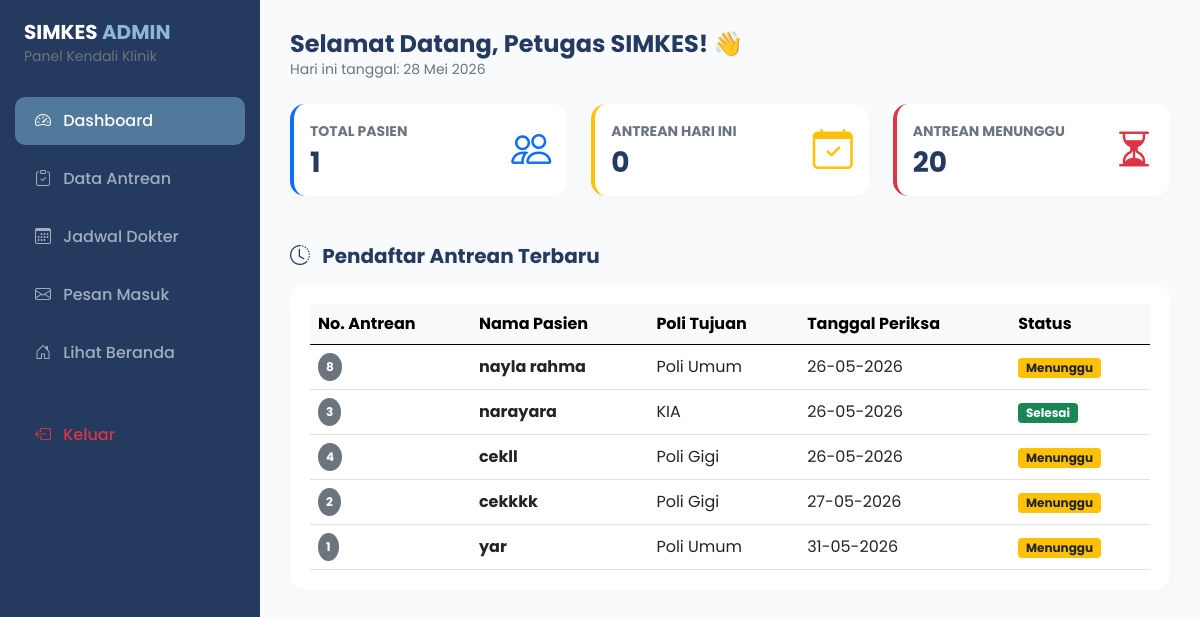
Page /admin/dashboard.php (signed in) on the committed database.
### tables this page shows
CREATE TABLE `booking` (
  `id_booking` int(11) NOT NULL,
  `nama` varchar(100) DEFAULT NULL,
  `nik` varchar(20) DEFAULT NULL,
  `no_hp` varchar(20) DEFAULT NULL,
  `tanggal` date DEFAULT NULL,
  `poli` varchar(50) DEFAULT NULL,
  `keluhan` text DEFAULT NULL,
  `nomor_antrian` int(11) DEFAULT NULL,
  `status` enum('menunggu','selesai') DEFAULT 'menunggu'
);

### admin/dashboard.php (the view, shortened to what this page needs)
<?php
include '../config/koneksi.php';
function formatTanggalIndonesia($tanggal)
{
    $bulan = [
        1 => 'Januari',
        2 => 'Februari',
        3 => 'Maret',
        4 => 'April',
        5 => 'Mei',
        6 => 'Juni',
        7 => 'Juli',
        8 => 'Agustus',
        9 => 'September',
        10 => 'Oktober',
        11 => 'November',
        12 => 'Desember',
    ];
    $ts = strtotime($tanggal);
    return date('d', $ts) . ' ' . $bulan[(int) date('n', $ts)] . ' ' . date('Y', $ts);
}
$query_pasien = mysqli_query($conn, "SELECT COUNT(*) as total FROM users WHERE role = 'pasien'");
$data_pasien = mysqli_fetch_assoc($query_pasien);
$hari_ini = date('Y-m-d');
$query_booking = mysqli_query($conn, "SELECT COUNT(*) as total FROM booking WHERE tanggal = '$hari_ini'");
$data_booking = mysqli_fetch_assoc($query_booking);
$query_tunggu = mysqli_query($conn, "SELECT COUNT(*) as total FROM booking WHERE status = 'menunggu'");
$data_tunggu = mysqli_fetch_assoc($query_tunggu);
$query_terbaru = mysqli_query($conn, "SELECT * FROM booking ORDER BY id_booking DESC LIMIT 5");
?>
<!DOCTYPE html>
<html lang="id">
<head>
    <link href="https://cdn.jsdelivr.net/npm/bootstrap@5.0.2/dist/css/bootstrap.min.css" rel="stylesheet">
    <link rel="stylesheet" href="https://cdn.jsdelivr.net/npm/bootstrap-icons@1.10.0/font/bootstrap-icons.css">
</head>
<body>
<div class="sidebar">
    <div class="px-4 mb-4">
        <h5 class="fw-bold text-white mb-0">SIMKES <span style="color: var(--calm-ocean);">ADMIN</span></h5>
        <small class="text-muted">Panel Kendali Klinik</small>
    </div>
    <ul class="nav flex-column">
        <li class="nav-item">
            <a class="nav-link active" href="dashboard.php"><i class="bi bi-speedometer2 me-2"></i> Dashboard</a>
        </li>
        <li class="nav-item">
            <a class="nav-link" href="kelola_booking.php"><i class="bi bi-clipboard-check me-2"></i> Data Antrean</a>
        </li>
        <li class="nav-item">
            <a class="nav-link" href="kelola_jadwal.php"><i class="bi bi-calendar3 me-2"></i> Jadwal Dokter</a>
        </li>
        <li class="nav-item">
            <a class="nav-link" href="kelola_pesan.php"><i class="bi bi-envelope me-2"></i> Pesan Masuk</a>
        </li>
        <li class="nav-item">
            <a class="nav-link" href="../index.php"><i class="bi bi-house-door me-2"></i> Lihat Beranda</a>
        </li>
        <li class="nav-item mt-4">
            <a class="nav-link text-danger" href="../logout.php" onclick="return confirm('Yakin ingin keluar?')"><i class="bi bi-box-arrow-left me-2"></i> Keluar</a>
        </li>
    </ul>
</div>
<div class="main-content">
    <div class="d-flex justify-content-between align-items-center mb-4">
        <div>
            <h4 class="fw-bold mb-0">Selamat Datang, <?= htmlspecialchars($_SESSION['nama']); ?>! 👋</h4>
            <p class="text-muted small mb-0">Hari ini tanggal: <?= formatTanggalIndonesia(date('Y-m-d')); ?></p>
        </div>
    </div>
    <div class="row g-4 mb-5">
        <div class="col-md-4">
            <div class="card card-stats p-3 bg-white border-start border-primary border-4">
                <div class="d-flex align-items-center justify-content-between">
                    <div>
                        <p class="text-muted small mb-1 fw-bold">TOTAL PASIEN</p>
                        <h3 class="fw-bold mb-0"><?= $data_pasien['total']; ?></h3>
                    </div>
                    <div class="fs-1 text-primary opacity-50"><i class="bi bi-people"></i></div>
                </div>
            </div>
        </div>
        <div class="col-md-4">
            <div class="card card-stats p-3 bg-white border-start border-warning border-4">
                <div class="d-flex align-items-center justify-content-between">
                    <div>
                        <p class="text-muted small mb-1 fw-bold">ANTREAN HARI INI</p>
                        <h3 class="fw-bold mb-0"><?= $data_booking['total']; ?></h3>
                    </div>
                    <div class="fs-1 text-warning opacity-50"><i class="bi bi-calendar-check"></i></div>
                </div>
            </div>
        </div>
        <div class="col-md-4">
            <div class="card card-stats p-3 bg-white border-start border-danger border-4">
                <div class="d-flex align-items-center justify-content-between">
                    <div>
                        <p class="text-muted small mb-1 fw-bold">ANTREAN MENUNGGU</p>
                        <h3 class="fw-bold mb-0"><?= $data_tunggu['total']; ?></h3>
                    </div>
                    <div class="fs-1 text-danger opacity-50"><i class="bi bi-hourglass-split"></i></div>
                </div>
            </div>
        </div>
    </div>
    <div class="row">
        <div class="col-12">
            <h5 class="fw-bold mb-3"><i class="bi bi-clock-history me-2"></i> Pendaftar Antrean Terbaru</h5>
            <div class="table-responsive border-0">
                <table class="table table-hover align-middle mb-0">
                    <thead class="table-light">
                        <tr>
                            <th>No. Antrean</th>
                            <th>Nama Pasien</th>
                            <th>Poli Tujuan</th>
                            <th>Tanggal Periksa</th>
                            <th>Status</th>
                        </tr>
                    </thead>
                    <tbody>
                        <?php if (mysqli_num_rows($query_terbaru) > 0): ?>
                            <?php while($row = mysqli_fetch_assoc($query_terbaru)): ?>
                                <tr>
                                    <td><span class="badge bg-secondary p-2 rounded-circle"><?= $row['nomor_antrian']; ?></span></td>
                                    <td class="fw-bold"><?= htmlspecialchars($row['nama']); ?></td>
                                    <td><?= htmlspecialchars($row['poli']); ?></td>
                                    <td><?= date('d-m-Y', strtotime($row['tanggal'])); ?></td>
                                    <td>
                                        <?php if ($row['status'] == 'menunggu'): ?>
                                            <span class="badge bg-warning text-dark text-capitalize"><?= $row['status']; ?></span>
                                        <?php else: ?>
                                            <span class="badge bg-success text-capitalize"><?= $row['status']; ?></span>
                                        <?php endif; ?>
                                    </td>
                                </tr>
                            <?php endwhile; ?>
                        <?php else: ?>
                            <tr>
                                <td colspan="5" class="text-center text-muted py-4">Belum ada data antrean yang masuk.</td>
                            </tr>
                        <?php endif; ?>
                    </tbody>
                </table>
            </div>
        </div>
    </div>
</div>
</body>
</html>

### admin/dashboard.php (style rules this page uses)
:root { --cloud-blue: #EDF4FA; --powder-sky: #CFE3F1; --calm-ocean: #8FB6D8; --dusty-denim: #50799b; --midnight-blue: #243A5E; --white: #FFFFFF; }
body { font-family: 'Poppins', sans-serif; background-color: #F8FAFC; color: var(--midnight-blue); }
.sidebar { height: 100vh; width: 260px; position: fixed; top: 0; left: 0; background-color: var(--midnight-blue); padding-top: 20px; color: white; }
.sidebar .nav-link { color: #A0AEC0; padding: 12px 20px; margin: 5px 15px; border-radius: 10px; font-weight: 500; transition: all 0.3s; text-decoration: none; display: block; }
.sidebar .nav-link:hover, .sidebar .nav-link.active { background-color: var(--dusty-denim); color: white; }
.main-content { margin-left: 260px; padding: 30px; }
.card-stats { border: none; border-radius: 15px; box-shadow: 0 4px 15px rgba(0,0,0,0.02); transition: transform 0.3s; }
.table-responsive { background: white; border-radius: 15px; padding: 20px; box-shadow: 0 4px 15px rgba(0,0,0,0.02); }

### rows in the picture
booking: nomor_antrian "8", nama "nayla rahma", poli "Poli Umum", tanggal "26-05-2026", status "Menunggu"
booking: nomor_antrian "3", nama "narayara", poli "KIA", tanggal "26-05-2026", status "Selesai"
booking: nomor_antrian "4", nama "cekll", poli "Poli Gigi", tanggal "26-05-2026", status "Menunggu"
booking: nomor_antrian "2", nama "cekkkk", poli "Poli Gigi", tanggal "27-05-2026", status "Menunggu"
booking: nomor_antrian "1", nama "yar", poli "Poli Umum", tanggal "31-05-2026", status "Menunggu"

### other values in the picture
$_SESSION['nama'] "Petugas SIMKES"
$data_pasien['total'] "1"
$data_booking['total'] "0"
$data_tunggu['total'] "20"
